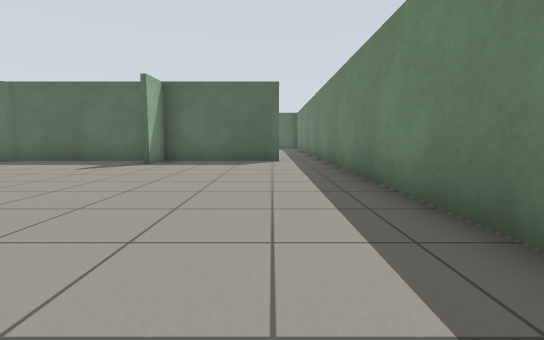
[1] (above)

14 first-person views from a walk through a Gazebo world. The camera is 0.72 m above the floor, tilts 6° down and sees 85° across. The floor is counted in squares, 1 m on a side. Each view is taken from the middle of a square. On the plan, view 1 faces up. The plan holds only what a view shows up to about 10 squares ahead; the rest is blank.

[2]
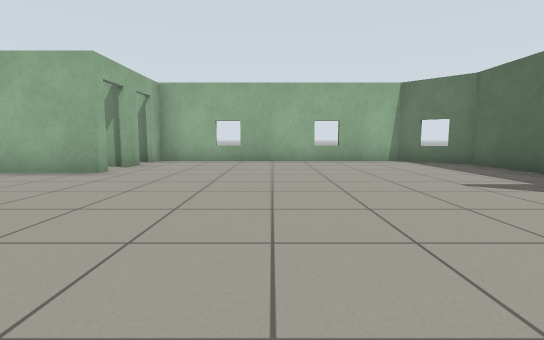

[3]
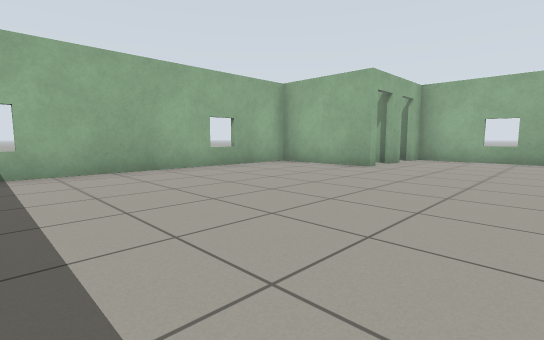

[4]
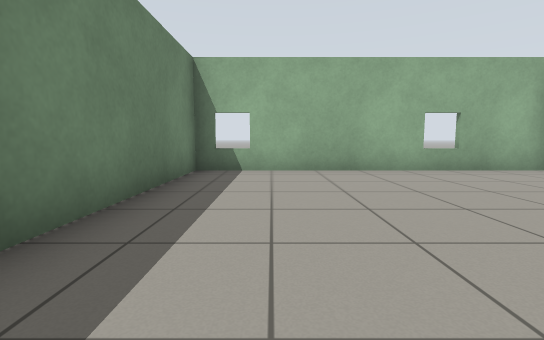

[5]
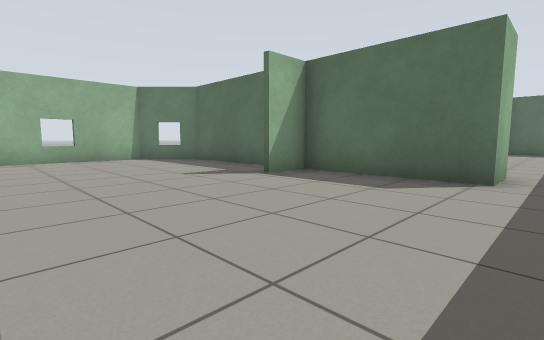

[6]
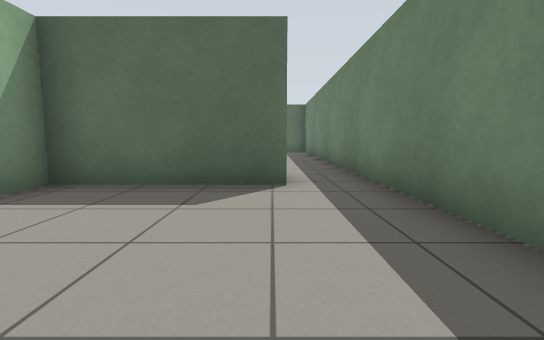

[7]
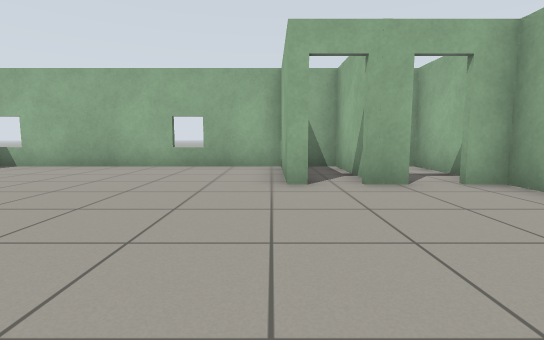

[8]
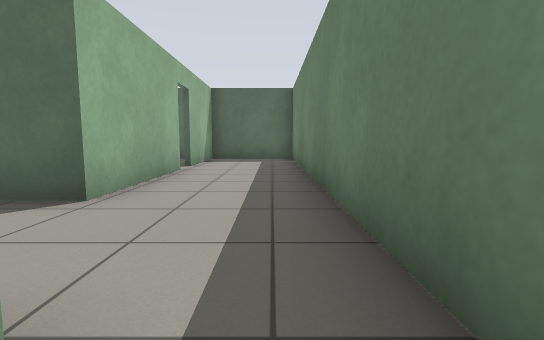

[9]
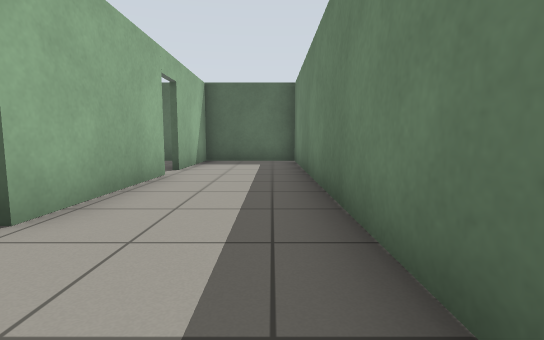

[10]
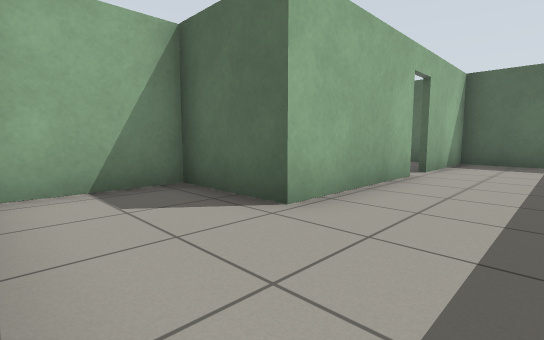

[11]
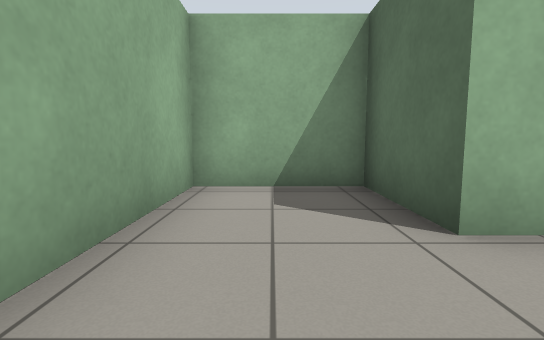

[12]
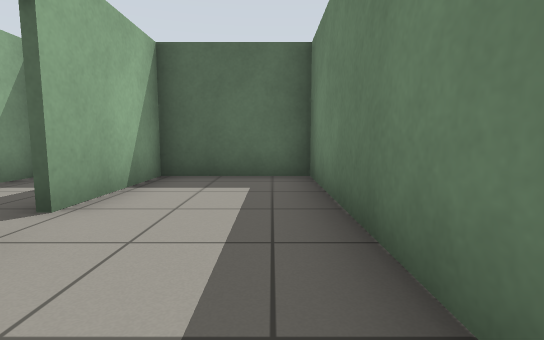

[13]
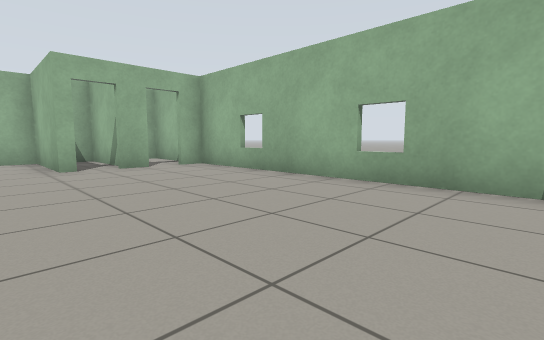

[14]
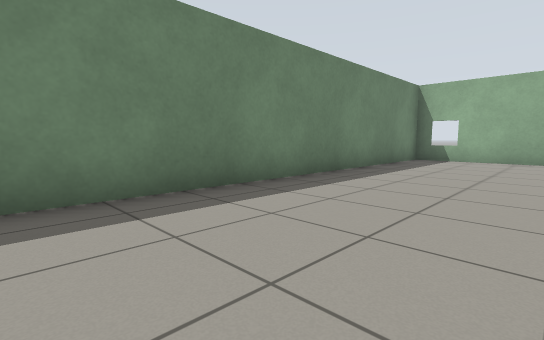

### Floor plan
Ten units are one square. View 1 is at (0, 0); x grows to the right and y downward. Boxes are objects, and circles mark ways between rooms. Rooms are numbered by the first view taken in them; rooms with no view inside come last. Other rooms are left out.
<svg viewBox="-102 -212 124 244">
<path fill="none" stroke="#000" d="M-66 -4 -62 -4 -62 27 17 27 17 -115M-40 -96 -83 -96 -97 -81 -97 -4 -90 -4M-83 -4 -74 -4M2 -109 2 -96 -35 -96 -35 -82M-12 -170 -12 -134 -35 -134 -35 -108 -1 -108M17 -115 17 -207 -12 -207 -12 -178M-77 -1 -77 27 -69 27"/>
<circle cx="10" cy="-105" r="3" fill="#2a7"/>
<circle cx="-80" cy="0" r="3" fill="#2a7"/>
<text x="-40" y="-40">1</text>
<text x="0" y="-150">2</text>
<text x="-70" y="10">3</text>
</svg>
Room 1 opens to room 2. Room 1 opens to room 3.

Where each view was taken, in squares from view 1:
view 1: 0 up, 0 right, facing up
view 2: 4 up, 0 right, facing left
view 3: 4 up, 1 right, facing down-left
view 4: 4 up, 0 right, facing down
view 5: 4 up, 1 right, facing up-left
view 6: 5 up, 0 right, facing up
view 7: 5 up, 6 left, facing down
view 8: 10 up, 1 right, facing up
view 9: 11 up, 1 right, facing up
view 10: 11 up, 1 right, facing up-left
view 11: 12 up, 1 right, facing left
view 12: 15 up, 1 right, facing up
view 13: 8 up, 5 left, facing down-left
view 14: 8 up, 2 left, facing down-right
